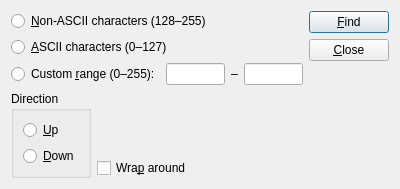
<?xml version="1.0" encoding="UTF-8"?>
<ui version="4.0">
 <class>FindcharactersDlg</class>
 <widget class="QDialog" name="FindcharactersDlg">
  <property name="geometry"><rect><x>0</x><y>0</y><width>400</width><height>160</height></rect></property>
  <property name="windowTitle"><string>Find Characters in Range...</string></property>
  <layout class="QHBoxLayout" name="layout1">
   <item>
    <layout class="QVBoxLayout" name="layout2">
     <item>
      <widget class="QRadioButton" name="nonascciRadio">
       <property name="nppId" stdset="0"><number>2901</number></property>
       <property name="text"><string>&amp;Non-ASCII characters (128–255)</string></property>
       <attribute name="buttonGroup"><string notr="true">radioGroup1</string></attribute>
      </widget>
     </item>
     <item>
      <widget class="QRadioButton" name="ascciRadio">
       <property name="nppId" stdset="0"><number>2902</number></property>
       <property name="text"><string>&amp;ASCII characters (0–127)</string></property>
       <attribute name="buttonGroup"><string notr="true">radioGroup1</string></attribute>
      </widget>
     </item>
     <item>
      <layout class="QHBoxLayout" name="layout3">
       <item>
        <widget class="QRadioButton" name="myrangeRadio">
         <property name="nppId" stdset="0"><number>2903</number></property>
         <property name="text"><string>Custom &amp;range (0–255):</string></property>
         <attribute name="buttonGroup"><string notr="true">radioGroup1</string></attribute>
        </widget>
       </item>
       <item>
        <widget class="QLineEdit" name="rangestartEdit">
         <property name="nppId" stdset="0"><number>2904</number></property>
         <property name="alignment"><set>Qt::AlignCenter</set></property>
        </widget>
       </item>
       <item>
        <widget class="QLabel" name="label">
         <property name="nppId" stdset="0"><number>-1</number></property>
         <property name="text"><string>–</string></property>
         <property name="alignment"><set>Qt::AlignCenter</set></property>
        </widget>
       </item>
       <item>
        <widget class="QLineEdit" name="rangeendEdit">
         <property name="nppId" stdset="0"><number>2905</number></property>
         <property name="alignment"><set>Qt::AlignCenter</set></property>
        </widget>
       </item>
       <item>
        <spacer name="spacer4">
         <property name="orientation"><enum>Qt::Horizontal</enum></property>
         <property name="sizeType"><enum>QSizePolicy::Expanding</enum></property>
         <property name="sizeHint" stdset="0"><size><width>0</width><height>0</height></size></property>
        </spacer>
       </item>
      </layout>
     </item>
     <item>
      <layout class="QHBoxLayout" name="layout5">
       <item>
        <widget class="QGroupBox" name="findcharDirStatic">
         <property name="nppId" stdset="0"><number>2908</number></property>
         <property name="title"><string>Direction</string></property>
         <layout class="QVBoxLayout" name="layout6">
          <item>
           <widget class="QRadioButton" name="findcharDirup">
            <property name="nppId" stdset="0"><number>2906</number></property>
            <property name="text"><string>&amp;Up</string></property>
            <attribute name="buttonGroup"><string notr="true">radioGroup2</string></attribute>
           </widget>
          </item>
          <item>
           <widget class="QRadioButton" name="findcharDirdown">
            <property name="nppId" stdset="0"><number>2907</number></property>
            <property name="text"><string>&amp;Down</string></property>
            <attribute name="buttonGroup"><string notr="true">radioGroup2</string></attribute>
           </widget>
          </item>
         </layout>
        </widget>
       </item>
       <item>
        <layout class="QVBoxLayout" name="layout7">
         <item>
          <spacer name="spacer8">
           <property name="orientation"><enum>Qt::Vertical</enum></property>
           <property name="sizeType"><enum>QSizePolicy::Expanding</enum></property>
           <property name="sizeHint" stdset="0"><size><width>0</width><height>0</height></size></property>
          </spacer>
         </item>
         <item>
          <widget class="QCheckBox" name="findcharWrap">
           <property name="nppId" stdset="0"><number>2909</number></property>
           <property name="text"><string>Wra&amp;p around</string></property>
          </widget>
         </item>
        </layout>
       </item>
       <item>
        <spacer name="spacer9">
         <property name="orientation"><enum>Qt::Horizontal</enum></property>
         <property name="sizeType"><enum>QSizePolicy::Expanding</enum></property>
         <property name="sizeHint" stdset="0"><size><width>0</width><height>0</height></size></property>
        </spacer>
       </item>
      </layout>
     </item>
     <item>
      <spacer name="spacer10">
       <property name="orientation"><enum>Qt::Vertical</enum></property>
       <property name="sizeType"><enum>QSizePolicy::Expanding</enum></property>
       <property name="sizeHint" stdset="0"><size><width>0</width><height>0</height></size></property>
      </spacer>
     </item>
    </layout>
   </item>
   <item>
    <layout class="QVBoxLayout" name="layout11">
     <item>
      <widget class="QPushButton" name="findcharNext">
       <property name="nppId" stdset="0"><number>2910</number></property>
       <property name="text"><string>&amp;Find</string></property>
       <property name="autoDefault"><bool>false</bool></property>
       <property name="default"><bool>true</bool></property>
      </widget>
     </item>
     <item>
      <widget class="QPushButton" name="cancel">
       <property name="nppId" stdset="0"><number>2</number></property>
       <property name="text"><string>&amp;Close</string></property>
       <property name="autoDefault"><bool>false</bool></property>
      </widget>
     </item>
     <item>
      <spacer name="spacer12">
       <property name="orientation"><enum>Qt::Vertical</enum></property>
       <property name="sizeType"><enum>QSizePolicy::Expanding</enum></property>
       <property name="sizeHint" stdset="0"><size><width>0</width><height>0</height></size></property>
      </spacer>
     </item>
    </layout>
   </item>
  </layout>
 </widget>
 <resources/>
 <connections/>
 <buttongroups>
  <buttongroup name="radioGroup1"/>
  <buttongroup name="radioGroup2"/>
 </buttongroups>
</ui>
